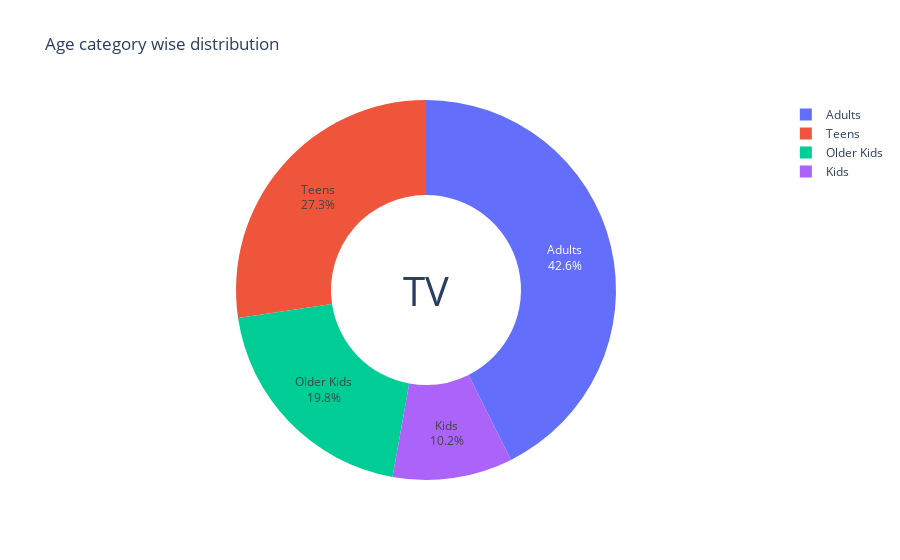

Source (notebook cell):
### Code cell
TV_age_df=generate_age_df(netflix_TV_df)

fig=px.pie(TV_age_df,values='counts',labels='Target_age',title="Age category wise distribution",names='Target_age')
fig.update_traces(textposition='inside',textinfo='label+ percent',hole=.5)

fig.update_layout(annotations=[dict(text='TV',showarrow=False,font_size=40)])

### Figure 1 — Plotly figure (JSON) as saved in the notebook; plotly's stock layout.template omitted (floating-point values rounded to 4 significant figures)
{"data": [{"domain": {"x": [0, 1], "y": [0, 1]}, "hole": 0.5, "hovertemplate": "Target_age=%{label}<br>counts=%{value}<extra></extra>", "labels": ["Adults", "Kids", "Older Kids", "Teens"], "legendgroup": "", "name": "", "showlegend": true, "textinfo": "label+percent", "textposition": "inside", "type": "pie", "values": [1027, 246, 478, 659]}], "layout": {"annotations": [{"font": {"size": 40}, "showarrow": false, "text": "TV"}], "legend": {"tracegroupgap": 0}, "title": {"text": "Age category wise distribution"}}}
